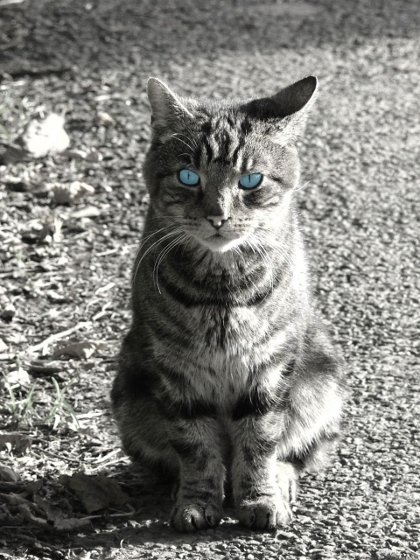
%> input picture 5 Master Courses/Neuroscience/Computer Simulations of Sensory Systems FS18/additional/css/ex01_auditory/samples/data/images/cat.jpg, 420 x 560 px
$ octave Intro_ImgProc.m   (GNU Octave 9; MATLAB toolbox functions it lacks are replaced by stand-ins)
%> lines starting %> are read from the running program, lines starting %| are printed output that depends on the picture; in (x1, y1, x2, y2) boxes, pixels count from 0 and x2, y2 are one past the last pixel; in counts of white or black regions, pixels touching at a corner belong together; the program's own positions count from 1
%Intro_ImgProc  Introduction to simple steps in Image Processing
%
%   Thomas Haslwanter
%   May-2014
%***************************************************************

%%Matlab handles overflow gracefully
%-----------------------------------
x = uint8(250)
x+20

%% How to calculate a radius
%---------------------------
[X,Y] = meshgrid(1:9, 1:5)
X = X-6
Y = Y-2
R2 = X.^2 + Y.^2

%% Using Different Filters on Different Regions
%----------------------------------------------
% Get the data
inDir = '..\..\Images'
inFile = 'cat.jpg'
img = imread(fullfile(inDir, inFile));
%> img is the input picture: size 560x420x3 uint8; mean R, G, B 128.9, 128.6, 124.2

% Convert them to grayscale, and show the result
img_g = rgb2gray(img);
imshow(img_g);

% Create Filters, and Filter the data
Filters = {};
Filters{1} = 1;
Filters{2} = ones(7) / 7^2;
Filters{3} = ones(15) / 15^2;

for ii = 1:3
    Filtered{ii} = imfilter(img_g, Filters{ii});
end
%> after the loop, Filtered = 3 items

% Show the last filtered image
imshow(Filtered{2});
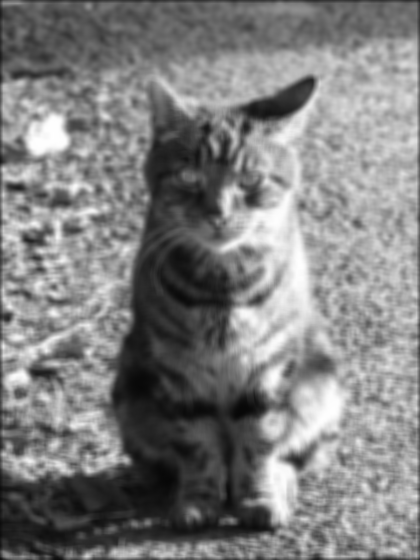
%> displayed picture: size 560x420, on the screen's scale of 0 to 255; min 7, max 255, mean 127.3

% Create and show 3 Zones
Zones = ones(size(img_g), 'uint8');
Zones(201:end,:) = 2;
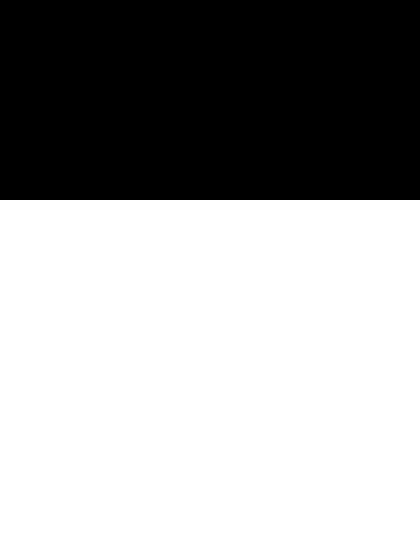
%> Zones: size 560x420 uint8; values 1 (black) and 2 (white), 64.3% white; 1 black region, box (x1, y1, x2, y2) and area: (0, 0, 420, 200) 84000
Zones(401:end,:) = 3;
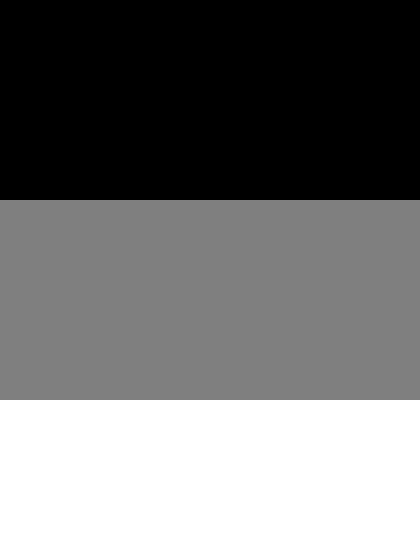
%> Zones: size 560x420 uint8; min 1, max 3, mean 1.93; drawn with min black and max white
imshow(Zones);

% Create the final image from the filtered images
final = zeros(size(img_g), 'uint8');
for ii = 1:3
    final(Zones==ii) = Filtered{ii}(Zones==ii);
end
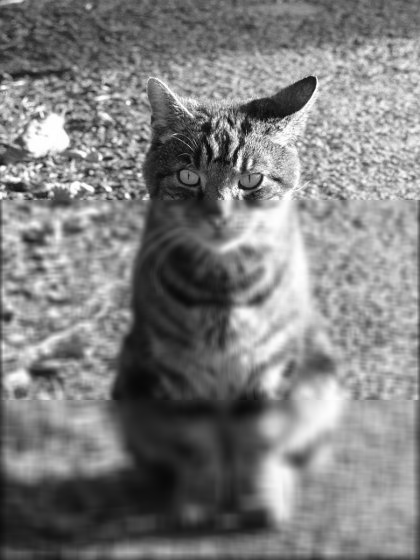
%> final: size 560x420 uint8; min 1, max 255, mean 127.3
imshow(final)
